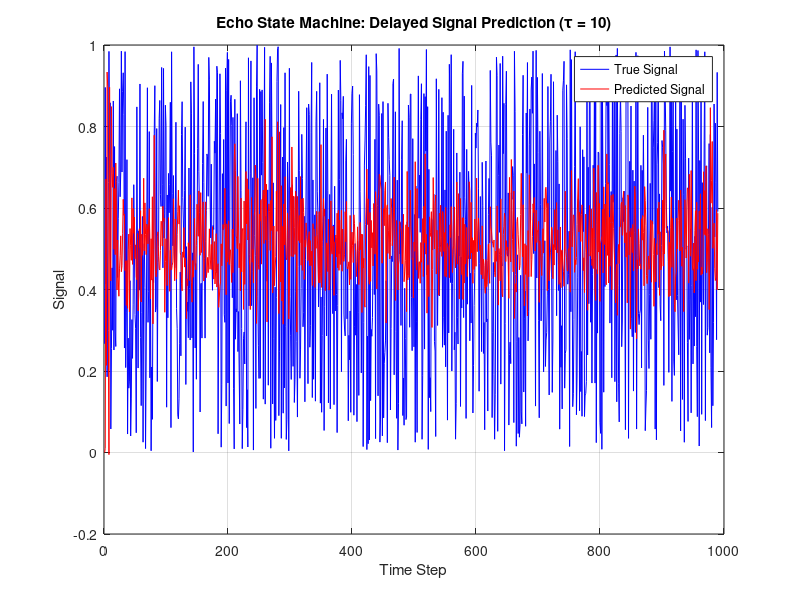

MATLAB code to generate this figure:
% Clear environment
clear;

% Parameters
T = 1000;      % Number of time steps for training data
N = 100;       % Number of neurons in the recurrent layer
s = 0.2;       % Sparsity of weights
tau = 10;      % Time delay for target signal

% Generate training signal
u = rand(T, 1); % Random 1-dimensional input signal

% Initialize weight matrices
Win = (rand(N, 1) < s) .* randn(N, 1); % Input weights
W = (rand(N, N) < s) .* randn(N, N);   % Recurrent weights

% Normalize spectral radius to ensure echo state property
rho = max(abs(eig(W))); % Compute spectral radius
W = W / rho * 0.9;      % Scale to ensure stability

% Generate activity of the recurrent layer
x = zeros(N, T); % Initialize recurrent layer activity
for t = 2:T
    x(:, t) = tanh(W * x(:, t-1) + Win * u(t-1));
end

% Prepare training data
X = x(:, 1:T-tau)';         % Recurrent layer activity (predictors)
y = u((1+tau):T);           % Delayed target signal

% Train output weights using linear regression
% (Linear regression using glmfit for simplicity)
Wout = glmfit(X, y, 'normal', 'constant', 'off');

% Test the network
u_test = rand(T, 1);        % Generate new input signal for testing
x_test = zeros(N, T);       % Initialize recurrent layer activity for testing
for t = 2:T
    x_test(:, t) = tanh(W * x_test(:, t-1) + Win * u_test(t-1));
end
X_test = x_test(:, 1:T-tau)'; % Prepare test predictors
y_test = u_test((1+tau):T);   % True delayed signal
y_pred = X_test * Wout;       % Predicted delayed signal

% Evaluate the results
figure(1); clf;
plot(y_test, 'b', 'DisplayName', 'True Signal');
hold on;
plot(y_pred, 'r', 'DisplayName', 'Predicted Signal');
title(['Echo State Machine: Delayed Signal Prediction (\tau = ' num2str(tau) ')']);
xlabel('Time Step');
ylabel('Signal');
legend;
grid on;

% Calculate Mean Squared Error (MSE)
mse = mean((y_test - y_pred).^2);
disp(['Mean Squared Error: ', num2str(mse)]);
